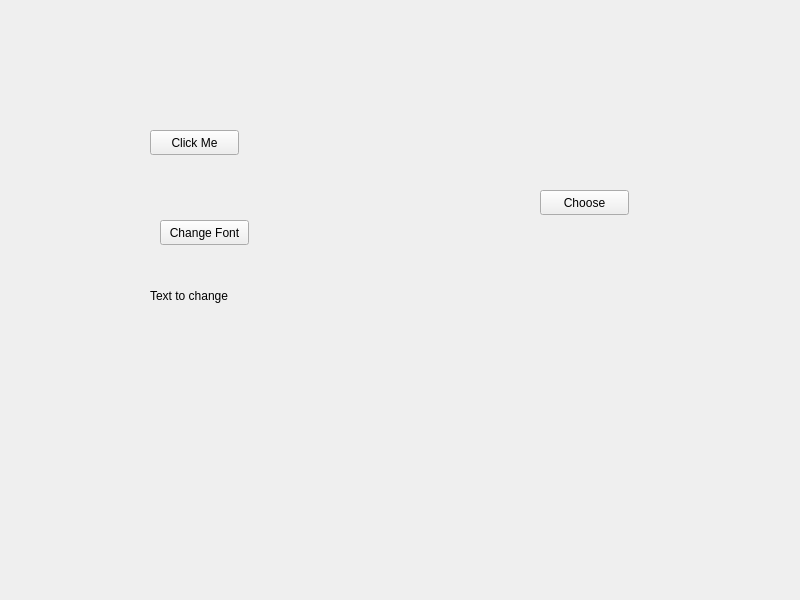
<?xml version="1.0" encoding="UTF-8"?>
<ui version="4.0">
 <class>Widget</class>
 <widget class="QWidget" name="Widget">
  <property name="geometry">
   <rect>
    <x>0</x>
    <y>0</y>
    <width>800</width>
    <height>600</height>
   </rect>
  </property>
  <property name="windowTitle">
   <string>Widget</string>
  </property>
  <widget class="QPushButton" name="pushButton">
   <property name="geometry">
    <rect>
     <x>150</x>
     <y>130</y>
     <width>89</width>
     <height>25</height>
    </rect>
   </property>
   <property name="text">
    <string>Click Me</string>
   </property>
  </widget>
  <widget class="QPushButton" name="changeFontPushButton">
   <property name="geometry">
    <rect>
     <x>160</x>
     <y>220</y>
     <width>89</width>
     <height>25</height>
    </rect>
   </property>
   <property name="text">
    <string>Change Font</string>
   </property>
  </widget>
  <widget class="QLabel" name="texttLabel">
   <property name="geometry">
    <rect>
     <x>150</x>
     <y>240</y>
     <width>181</width>
     <height>111</height>
    </rect>
   </property>
   <property name="text">
    <string>Text to change</string>
   </property>
  </widget>
  <widget class="QPushButton" name="choosePushButton">
   <property name="geometry">
    <rect>
     <x>540</x>
     <y>190</y>
     <width>89</width>
     <height>25</height>
    </rect>
   </property>
   <property name="text">
    <string>Choose</string>
   </property>
  </widget>
 </widget>
 <resources/>
 <connections/>
</ui>
